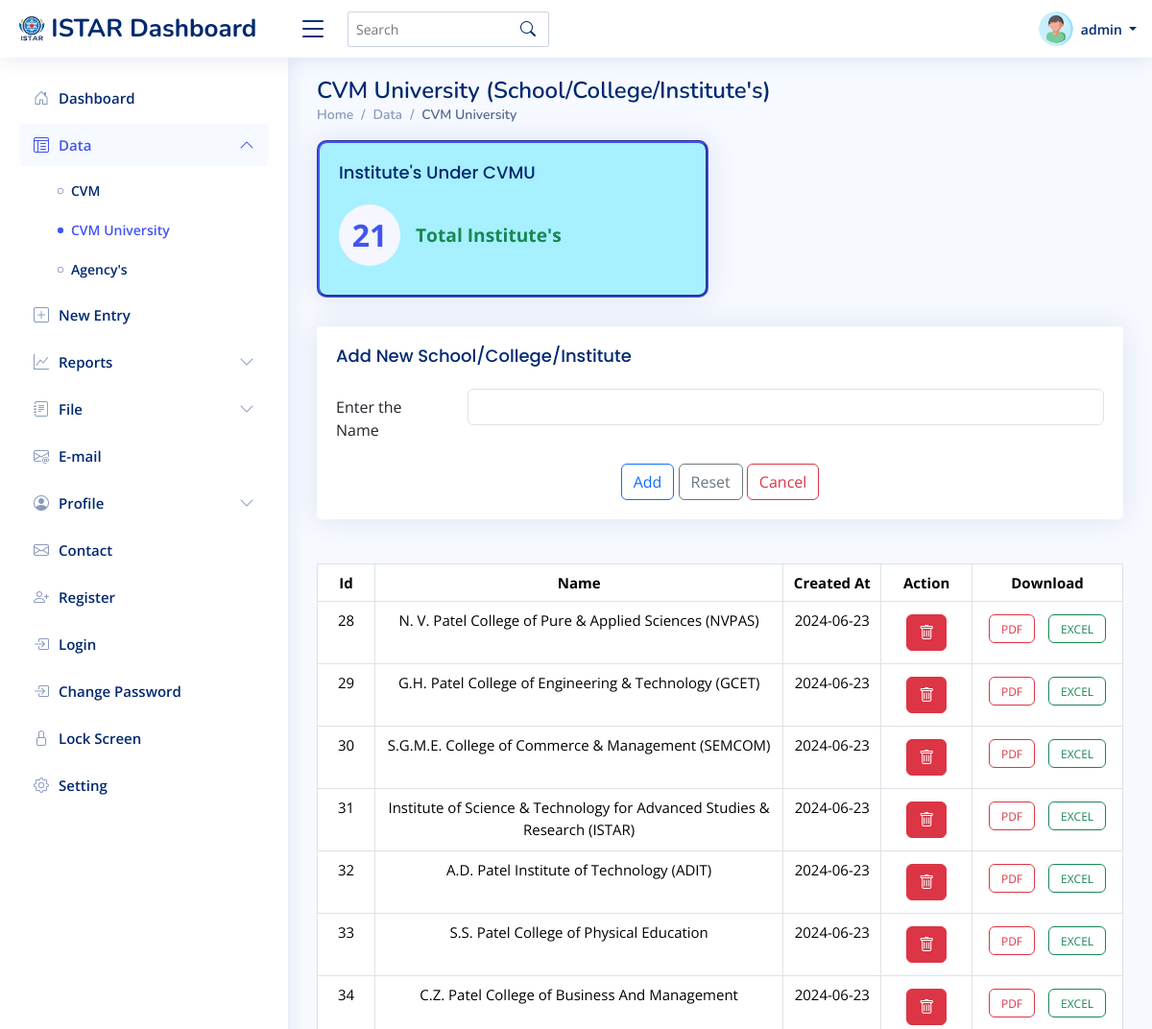
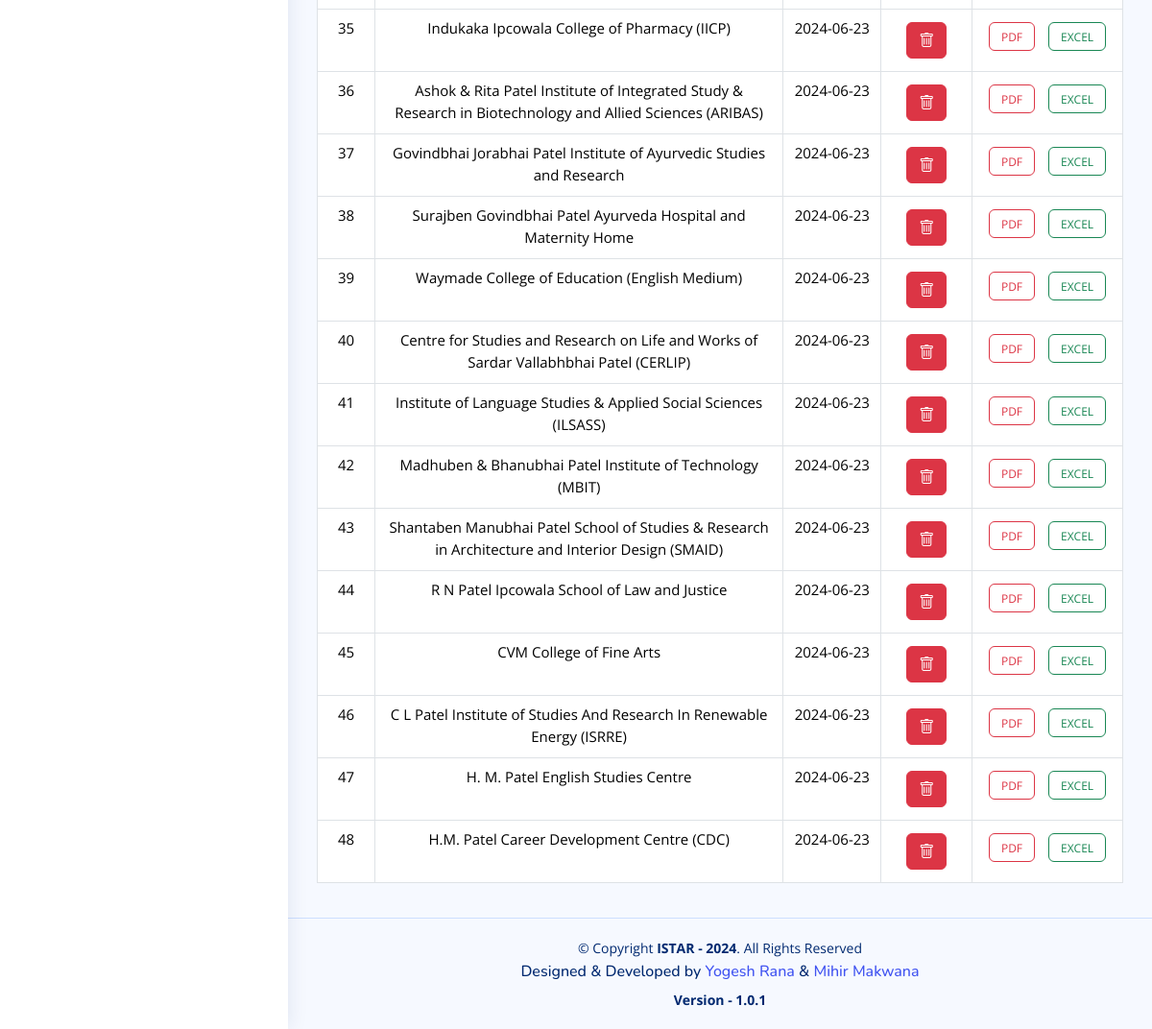
Page /cvmu.php (signed in) on the earlier database version (2 pictures, top to bottom).
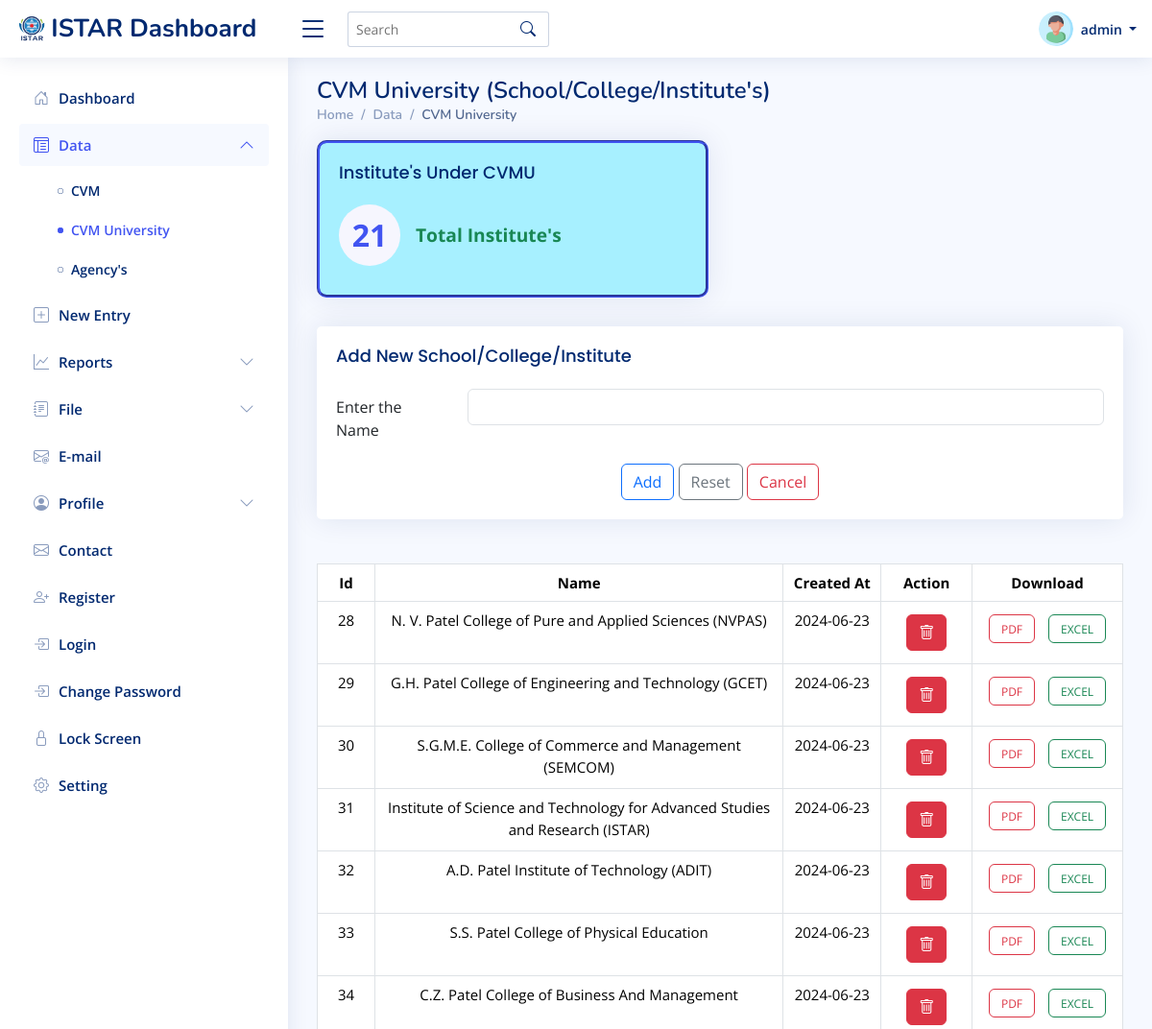
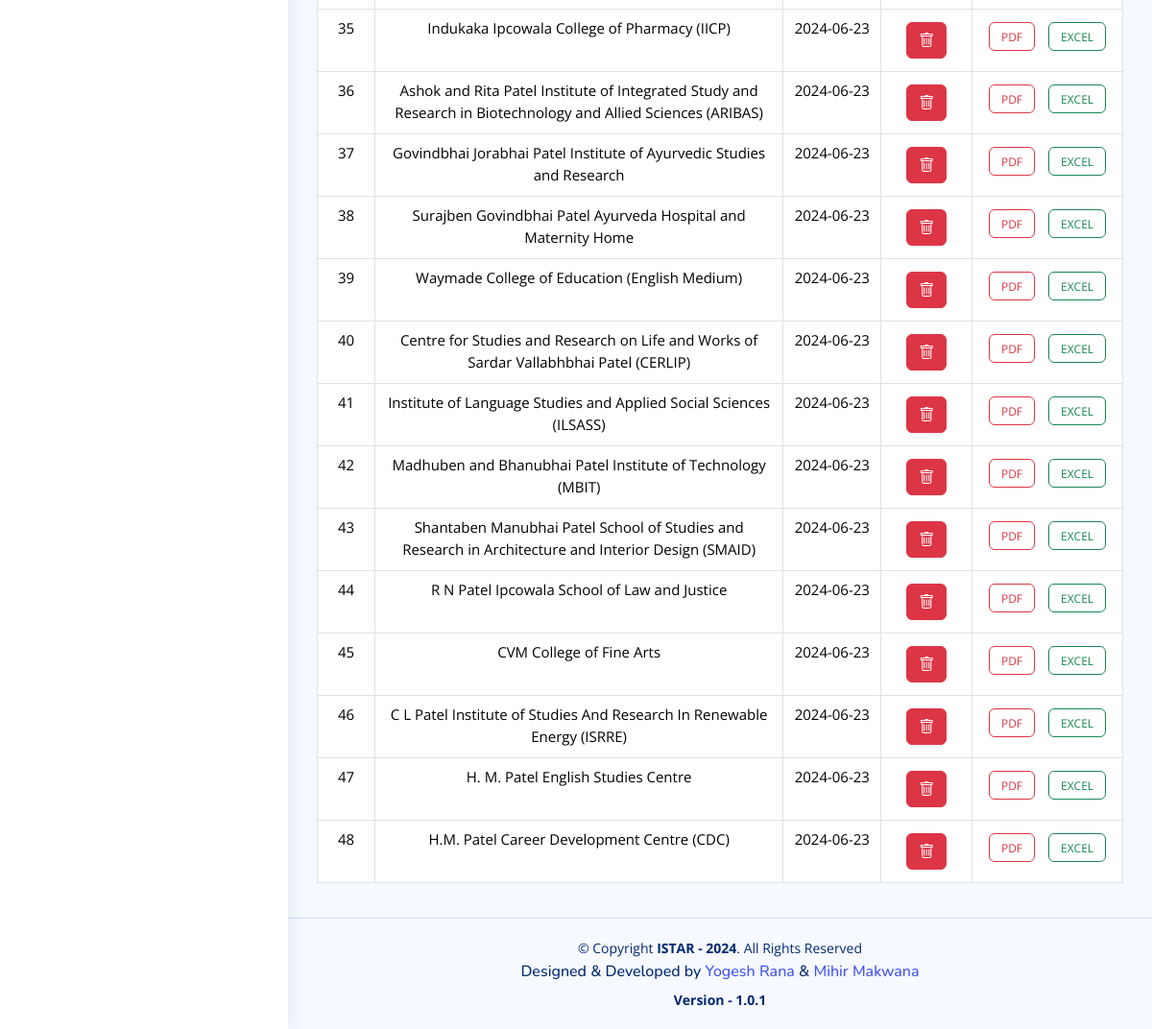
Same page on the later database version (2 pictures, top to bottom).
### tables this page shows
CREATE TABLE `institutes` (
  `id` int(11) NOT NULL,
  `name` varchar(255) NOT NULL,
  `organization_id` int(11) DEFAULT NULL,
  `created_at` date NOT NULL DEFAULT current_timestamp(),
  `organization_name` varchar(255) DEFAULT NULL
);

### cvmu.php (the view, shortened to what the changed rows need)
<!DOCTYPE html>
<html lang="en">
<head>
  <link href="assets/vendor/bootstrap/css/bootstrap.min.css" rel="stylesheet">
  <link href="assets/vendor/bootstrap-icons/bootstrap-icons.css" rel="stylesheet">
  <link href="assets/vendor/boxicons/css/boxicons.min.css" rel="stylesheet">
  <link href="assets/vendor/quill/quill.snow.css" rel="stylesheet">
  <link href="assets/vendor/quill/quill.bubble.css" rel="stylesheet">
  <link href="assets/vendor/remixicon/remixicon.css" rel="stylesheet">
  <link href="assets/vendor/simple-datatables/style.css" rel="stylesheet">
  <link href="assets/css/style.css" rel="stylesheet">
</head>
<body>
  <main id="main" class="main">
    <div class="pagetitle">
      <h1>CVM University (School/College/Institute's) </h1>
    </div>
    <section>
      <div class="row">
        <div class="col-sm-12">
          <table class="table table-hover mt-3 text-center table-bordered" id="datatbl" style="font-size: 15px;">
            <thead>
              <tr>
                <th>Id</th>
                <th>Name</th>
                <th>Created At</th>
                <th>Action</th>
                <th>Download</th>
              </tr>
            </thead>
            <tbody id="data">
              <?php
              include "./PHP/connection.php";
              $sql = "SELECT * FROM institutes where organization_id=2";
              $result = $conn->query($sql);
              if ($result->num_rows > 0) {
                while ($row = $result->fetch_assoc()) {
                  $delete = "delete_cvmu.php?id=" . $row["id"];
                  echo "<tr>
                                    <td width='2%'>" . $row["id"] . "</td>
                                    <td width='20%'>" . $row["name"] . "</td>
                                    <td width='2%'>" . $row["created_at"] . "</td>
                                    <td width='2%'>
                                        <a href='$delete' class='btn btn-danger'><i class='bi bi-trash'></i></a>
                                    </td>
                                    <td width='5%'>
                                        <a href='#' class='btn btn-outline-danger' role='button' style='height: 30px;font-size: 12px;'>PDF</a>
                                        <a href='#' class='btn btn-outline-success' role='button' style='height: 30px;font-size: 12px;'>EXCEL</a>
                                    </td>
                                </tr>";
                }
              } else {
                echo "No data found.";
              }
              ?>
            </tbody>
          </table>
        </div>
      </div>
    </section>
  </main>
  <?php require "./PHP/footer.php" ?>
</body>
</html>

Differences in the rows shown:
changed institutes id 28: name "N. V. Patel College of Pure & Applied Sciences (NVPAS)" → "N. V. Patel College of Pure and Applied Sciences (NVPAS)"
changed institutes id 29: name "G.H. Patel College of Engineering & Technology (GCET)" → "G.H. Patel College of Engineering and Technology (GCET)"
changed institutes id 30: name "S.G.M.E. College of Commerce & Management (SEMCOM)" → "S.G.M.E. College of Commerce and Management (SEMCOM)"
changed institutes id 31: name "Institute of Science & Technology for Advanced Studies & Research (ISTAR)" → "Institute of Science and Technology for Advanced Studies and Research (ISTAR)"
changed institutes id 36: name "Ashok & Rita Patel Institute of Integrated Study & Research in Biotechnology and Allied Sciences (ARIBAS)" → "Ashok and Rita Patel Institute of Integrated Study and Research in Biotechnology and Allied Sciences (ARIBAS)"
changed institutes id 41: name "Institute of Language Studies & Applied Social Sciences (ILSASS)" → "Institute of Language Studies and Applied Social Sciences (ILSASS)"
changed institutes id 42: name "Madhuben & Bhanubhai Patel Institute of Technology (MBIT)" → "Madhuben and Bhanubhai Patel Institute of Technology (MBIT)"
changed institutes id 43: name "Shantaben Manubhai Patel School of Studies & Research in Architecture and Interior Design (SMAID)" → "Shantaben Manubhai Patel School of Studies and Research in Architecture and Interior Design (SMAID)"
